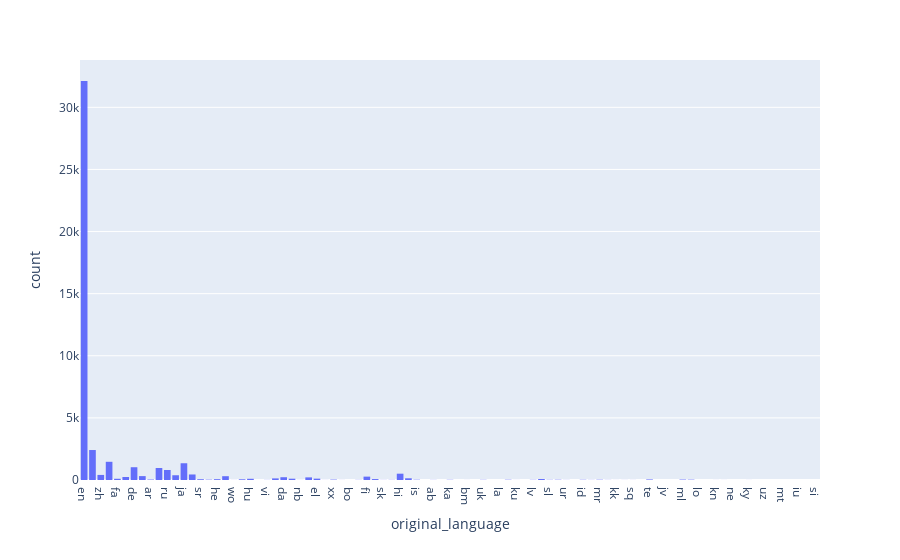

The notebook cell saved with this chart:
### Code cell
# Distribution of original language
fig = px.histogram(movies, x='original_language')
fig.show()

### Figure 1 — Plotly figure (JSON) as saved in the notebook; plotly's stock layout.template omitted (floating-point values rounded to 4 significant figures; data arrays with more than 128 entries replaced by an {"elided": "..."} marker saying what was removed)
{"data": [{"alignmentgroup": "True", "bingroup": "x", "hovertemplate": "original_language=%{x}<br>count=%{y}<extra></extra>", "legendgroup": "", "marker": {"color": "#636efa", "pattern": {"shape": ""}}, "name": "", "offsetgroup": "", "orientation": "v", "showlegend": false, "type": "histogram", "x": {"elided": "45031 str values"}, "xaxis": "x", "yaxis": "y"}], "layout": {"barmode": "relative", "legend": {"tracegroupgap": 0}, "margin": {"t": 60}, "xaxis": {"anchor": "y", "domain": [0, 1], "title": {"text": "original_language"}}, "yaxis": {"anchor": "x", "domain": [0, 1], "title": {"text": "count"}}}}
